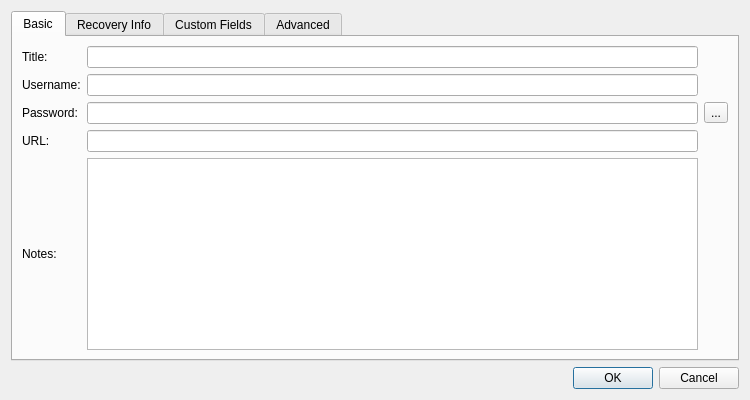
<?xml version="1.0" encoding="UTF-8"?>
<ui version="4.0">
 <class>EntryEditDialog</class>
 <widget class="QWidget" name="EntryEditDialog">
  <property name="geometry">
   <rect>
    <x>0</x>
    <y>0</y>
    <width>750</width>
    <height>400</height>
   </rect>
  </property>
  <property name="windowTitle">
   <string>Edit Entry</string>
  </property>
  <layout class="QVBoxLayout" name="verticalLayout">
   <item>
    <widget class="QTabWidget" name="tabWidget">
     <property name="currentIndex">
      <number>0</number>
     </property>
     <widget class="QWidget" name="basicTab">
      <attribute name="title">
       <string>Basic</string>
      </attribute>
      <layout class="QGridLayout" name="gridLayout">
       <item row="0" column="0">
        <widget class="QLabel" name="titleLabel">
         <property name="text">
          <string>Title:</string>
         </property>
        </widget>
       </item>
       <item row="0" column="1">
        <widget class="QLineEdit" name="titleLineEdit"/>
       </item>
       <item row="2" column="0">
        <widget class="QLabel" name="usernameLabel">
         <property name="text">
          <string>Username:</string>
         </property>
        </widget>
       </item>
       <item row="2" column="1">
        <widget class="QLineEdit" name="usernameLineEdit"/>
       </item>
       <item row="3" column="0">
        <widget class="QLabel" name="passwordLabel">
         <property name="text">
          <string>Password:</string>
         </property>
        </widget>
       </item>
       <item row="3" column="1">
        <widget class="QLineEdit" name="passwordLineEdit"/>
       </item>
       <item row="6" column="0">
        <widget class="QLabel" name="notesLabel">
         <property name="text">
          <string>Notes:</string>
         </property>
        </widget>
       </item>
       <item row="6" column="1">
        <widget class="QTextEdit" name="notesTextEdit"/>
       </item>
       <item row="3" column="2">
        <widget class="QToolButton" name="revealToolButton">
         <property name="toolTip">
          <string>Show/hide password using asterisks</string>
         </property>
         <property name="text">
          <string>...</string>
         </property>
         <property name="checkable">
          <bool>true</bool>
         </property>
         <property name="checked">
          <bool>false</bool>
         </property>
        </widget>
       </item>
       <item row="5" column="1">
        <widget class="QLineEdit" name="urlLineEdit"/>
       </item>
       <item row="5" column="0">
        <widget class="QLabel" name="urlLabel">
         <property name="text">
          <string>URL:</string>
         </property>
        </widget>
       </item>
      </layout>
     </widget>
     <widget class="QWidget" name="recoveryTab">
      <attribute name="title">
       <string>Recovery Info</string>
      </attribute>
      <layout class="QHBoxLayout" name="horizontalLayout">
       <item>
        <widget class="QTableWidget" name="recoveryTableWidget">
         <property name="alternatingRowColors">
          <bool>true</bool>
         </property>
         <property name="selectionMode">
          <enum>QAbstractItemView::SingleSelection</enum>
         </property>
         <property name="selectionBehavior">
          <enum>QAbstractItemView::SelectRows</enum>
         </property>
         <property name="sortingEnabled">
          <bool>true</bool>
         </property>
         <attribute name="horizontalHeaderDefaultSectionSize">
          <number>300</number>
         </attribute>
         <attribute name="verticalHeaderVisible">
          <bool>false</bool>
         </attribute>
         <column>
          <property name="text">
           <string>Question</string>
          </property>
         </column>
         <column>
          <property name="text">
           <string>Answer</string>
          </property>
         </column>
        </widget>
       </item>
       <item>
        <layout class="QVBoxLayout" name="recoveryButtonsVerticalLayout">
         <item>
          <widget class="QPushButton" name="addRecoveryPushButton">
           <property name="text">
            <string>Add</string>
           </property>
          </widget>
         </item>
         <item>
          <widget class="QPushButton" name="removeRecoveryPushButton">
           <property name="text">
            <string>Remove</string>
           </property>
          </widget>
         </item>
         <item>
          <spacer name="recoveryButtonsVerticalSpacer">
           <property name="orientation">
            <enum>Qt::Vertical</enum>
           </property>
           <property name="sizeHint" stdset="0">
            <size>
             <width>20</width>
             <height>40</height>
            </size>
           </property>
          </spacer>
         </item>
        </layout>
       </item>
      </layout>
     </widget>
     <widget class="QWidget" name="customFieldsTab">
      <attribute name="title">
       <string>Custom Fields</string>
      </attribute>
      <layout class="QHBoxLayout" name="horizontalLayout_2">
       <item>
        <widget class="QTableWidget" name="customFieldsTableWidget">
         <property name="alternatingRowColors">
          <bool>true</bool>
         </property>
         <property name="selectionMode">
          <enum>QAbstractItemView::SingleSelection</enum>
         </property>
         <property name="selectionBehavior">
          <enum>QAbstractItemView::SelectRows</enum>
         </property>
         <property name="sortingEnabled">
          <bool>true</bool>
         </property>
         <attribute name="horizontalHeaderDefaultSectionSize">
          <number>300</number>
         </attribute>
         <attribute name="verticalHeaderVisible">
          <bool>false</bool>
         </attribute>
         <column>
          <property name="text">
           <string>Name</string>
          </property>
         </column>
         <column>
          <property name="text">
           <string>Value</string>
          </property>
         </column>
        </widget>
       </item>
       <item>
        <layout class="QVBoxLayout" name="customFieldsVerticalLayout">
         <item>
          <widget class="QPushButton" name="addCustomFieldPushButton">
           <property name="text">
            <string>Add</string>
           </property>
          </widget>
         </item>
         <item>
          <widget class="QPushButton" name="removeCustomFieldPushButton">
           <property name="text">
            <string>Remove</string>
           </property>
          </widget>
         </item>
         <item>
          <spacer name="customFieldButtonsVerticalSpacer">
           <property name="orientation">
            <enum>Qt::Vertical</enum>
           </property>
           <property name="sizeHint" stdset="0">
            <size>
             <width>20</width>
             <height>40</height>
            </size>
           </property>
          </spacer>
         </item>
        </layout>
       </item>
      </layout>
     </widget>
     <widget class="QWidget" name="advancedTab">
      <attribute name="title">
       <string>Advanced</string>
      </attribute>
      <layout class="QGridLayout" name="gridLayout_2">
       <item row="4" column="0">
        <widget class="QLabel" name="uuidLabel">
         <property name="text">
          <string>UUID:</string>
         </property>
        </widget>
       </item>
       <item row="1" column="0">
        <widget class="QLabel" name="createdLabel">
         <property name="text">
          <string>Created:</string>
         </property>
        </widget>
       </item>
       <item row="2" column="0">
        <widget class="QLabel" name="accessedLabel">
         <property name="text">
          <string>Accessed:</string>
         </property>
        </widget>
       </item>
       <item row="2" column="1">
        <widget class="QLineEdit" name="accessedLineEdit">
         <property name="readOnly">
          <bool>true</bool>
         </property>
        </widget>
       </item>
       <item row="3" column="0">
        <widget class="QLabel" name="modifiedLabel">
         <property name="text">
          <string>Modified:</string>
         </property>
        </widget>
       </item>
       <item row="3" column="1">
        <widget class="QLineEdit" name="modifiedLineEdit">
         <property name="readOnly">
          <bool>true</bool>
         </property>
        </widget>
       </item>
       <item row="1" column="1">
        <widget class="QLineEdit" name="createdLineEdit">
         <property name="readOnly">
          <bool>true</bool>
         </property>
        </widget>
       </item>
       <item row="4" column="1">
        <widget class="QLineEdit" name="uuidLineEdit">
         <property name="readOnly">
          <bool>true</bool>
         </property>
        </widget>
       </item>
       <item row="0" column="1">
        <spacer name="advancedTabVerticalSpacer">
         <property name="orientation">
          <enum>Qt::Vertical</enum>
         </property>
         <property name="sizeHint" stdset="0">
          <size>
           <width>20</width>
           <height>330</height>
          </size>
         </property>
        </spacer>
       </item>
      </layout>
     </widget>
    </widget>
   </item>
   <item>
    <widget class="QDialogButtonBox" name="buttonBox">
     <property name="standardButtons">
      <set>QDialogButtonBox::Cancel|QDialogButtonBox::Ok</set>
     </property>
    </widget>
   </item>
  </layout>
 </widget>
 <tabstops>
  <tabstop>tabWidget</tabstop>
  <tabstop>titleLineEdit</tabstop>
  <tabstop>usernameLineEdit</tabstop>
  <tabstop>passwordLineEdit</tabstop>
  <tabstop>revealToolButton</tabstop>
  <tabstop>urlLineEdit</tabstop>
  <tabstop>notesTextEdit</tabstop>
  <tabstop>buttonBox</tabstop>
  <tabstop>recoveryTableWidget</tabstop>
  <tabstop>addRecoveryPushButton</tabstop>
  <tabstop>removeRecoveryPushButton</tabstop>
  <tabstop>customFieldsTableWidget</tabstop>
  <tabstop>addCustomFieldPushButton</tabstop>
  <tabstop>removeCustomFieldPushButton</tabstop>
  <tabstop>createdLineEdit</tabstop>
  <tabstop>accessedLineEdit</tabstop>
  <tabstop>modifiedLineEdit</tabstop>
  <tabstop>uuidLineEdit</tabstop>
 </tabstops>
 <resources/>
 <connections>
  <connection>
   <sender>buttonBox</sender>
   <signal>accepted()</signal>
   <receiver>EntryEditDialog</receiver>
   <slot>accept()</slot>
   <hints>
    <hint type="sourcelabel">
     <x>257</x>
     <y>440</y>
    </hint>
    <hint type="destinationlabel">
     <x>157</x>
     <y>274</y>
    </hint>
   </hints>
  </connection>
  <connection>
   <sender>buttonBox</sender>
   <signal>rejected()</signal>
   <receiver>EntryEditDialog</receiver>
   <slot>reject()</slot>
   <hints>
    <hint type="sourcelabel">
     <x>325</x>
     <y>440</y>
    </hint>
    <hint type="destinationlabel">
     <x>286</x>
     <y>274</y>
    </hint>
   </hints>
  </connection>
  <connection>
   <sender>revealToolButton</sender>
   <signal>toggled(bool)</signal>
   <receiver>EntryEditDialog</receiver>
   <slot>hidePassword(bool)</slot>
   <hints>
    <hint type="sourcelabel">
     <x>712</x>
     <y>130</y>
    </hint>
    <hint type="destinationlabel">
     <x>746</x>
     <y>144</y>
    </hint>
   </hints>
  </connection>
  <connection>
   <sender>addRecoveryPushButton</sender>
   <signal>clicked()</signal>
   <receiver>EntryEditDialog</receiver>
   <slot>addRecoveryInfoEntry()</slot>
   <hints>
    <hint type="sourcelabel">
     <x>688</x>
     <y>56</y>
    </hint>
    <hint type="destinationlabel">
     <x>997</x>
     <y>143</y>
    </hint>
   </hints>
  </connection>
  <connection>
   <sender>removeRecoveryPushButton</sender>
   <signal>clicked()</signal>
   <receiver>EntryEditDialog</receiver>
   <slot>removeRecoveryInfoEntry()</slot>
   <hints>
    <hint type="sourcelabel">
     <x>670</x>
     <y>80</y>
    </hint>
    <hint type="destinationlabel">
     <x>845</x>
     <y>230</y>
    </hint>
   </hints>
  </connection>
  <connection>
   <sender>addCustomFieldPushButton</sender>
   <signal>clicked()</signal>
   <receiver>EntryEditDialog</receiver>
   <slot>addCustomFieldEntry()</slot>
   <hints>
    <hint type="sourcelabel">
     <x>688</x>
     <y>55</y>
    </hint>
    <hint type="destinationlabel">
     <x>992</x>
     <y>109</y>
    </hint>
   </hints>
  </connection>
  <connection>
   <sender>removeCustomFieldPushButton</sender>
   <signal>clicked()</signal>
   <receiver>EntryEditDialog</receiver>
   <slot>removeCustomFieldEntry()</slot>
   <hints>
    <hint type="sourcelabel">
     <x>670</x>
     <y>79</y>
    </hint>
    <hint type="destinationlabel">
     <x>881</x>
     <y>175</y>
    </hint>
   </hints>
  </connection>
 </connections>
 <slots>
  <slot>hidePassword(bool)</slot>
  <slot>addRecoveryInfoEntry()</slot>
  <slot>removeRecoveryInfoEntry()</slot>
  <slot>addCustomFieldEntry()</slot>
  <slot>removeCustomFieldEntry()</slot>
 </slots>
</ui>
